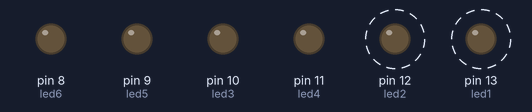
Simulated run of this sketch. Board: Arduino Uno, built with avr-gcc and run on an emulated ATmega328P. Shown: output pins drawn as LEDs (lit = HIGH). Dashed ring = blinking.

Above: at 0.6 s.
Timing chart, 0 to 5.1 s (numbered marks = the images above):
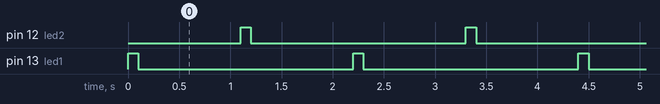

Measured:
- by itself, pin 12 (led2), pin 13 (led1): alternates HIGH for 0.10 s and LOW for 2.1 s
- by itself, everything shown: repeats every 2.2 s, in 4 steps

The sketch:

Practica_2.ino
```cpp
const int led1 = 13;
const int led2 = 12;
const int led4 = 11;
const int led3 = 10;
const int led5 = 9;
const int led6 = 8;
void setup() {
  pinMode(led1, OUTPUT);
  pinMode(led2, OUTPUT);
  pinMode(led3, OUTPUT);
  pinMode(led4, OUTPUT);
  pinMode(led5, OUTPUT);
  pinMode(led6, OUTPUT);
}

void ON(){
  digitalWrite(led1, HIGH); // HIGH = 1
  delay(100);
  digitalWrite(led1, LOW); // LOW = 0
  delay(1000);
  }
void OFF(){
  digitalWrite(led2, HIGH); // HIGH = 1
  delay(100);
  digitalWrite(led2, LOW); // LOW = 0
  delay(1000);
  }

void loop() {
  ON();
  OFF();
}
```
